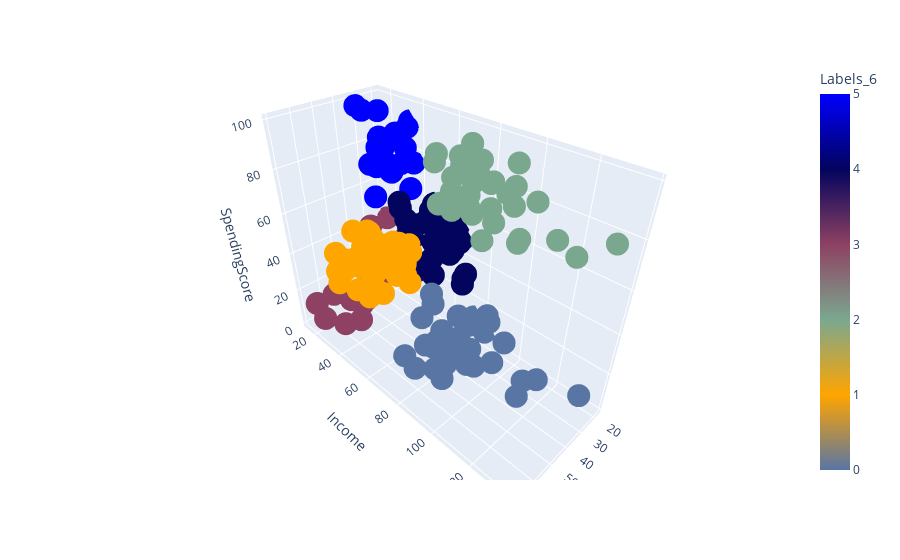

Write notebook code for a chart like this one.
### Code cell
fig = px.scatter_3d(X, x='Age', y='Income', z='SpendingScore', color=X['Labels_6'], color_continuous_scale=['#5975A4', 'orange', '#7AA88F', '#8E4162', '#03045E', 'blue'])
fig.show()

### Figure 1 — Plotly figure (JSON) as saved in the notebook; plotly's stock layout.template omitted (floating-point values rounded to 4 significant figures; data arrays with more than 128 entries replaced by an {"elided": "..."} marker saying what was removed)
{"data": [{"hovertemplate": "Age=%{x}<br>Income=%{y}<br>SpendingScore=%{z}<br>Labels_6=%{marker.color}<extra></extra>", "legendgroup": "", "marker": {"color": {"elided": "200 int values"}, "coloraxis": "coloraxis", "symbol": "circle"}, "mode": "markers", "name": "", "scene": "scene", "showlegend": false, "type": "scatter3d", "x": {"elided": "200 int values"}, "y": {"elided": "200 int values"}, "z": {"elided": "200 int values"}}], "layout": {"coloraxis": {"colorbar": {"title": {"text": "Labels_6"}}, "colorscale": [[0, "#5975A4"], [0.2, "orange"], [0.4, "#7AA88F"], [0.6, "#8E4162"], [0.8, "#03045E"], [1, "blue"]]}, "legend": {"tracegroupgap": 0}, "margin": {"t": 60}, "scene": {"domain": {"x": [0, 1], "y": [0, 1]}, "xaxis": {"title": {"text": "Age"}}, "yaxis": {"title": {"text": "Income"}}, "zaxis": {"title": {"text": "SpendingScore"}}}}}
